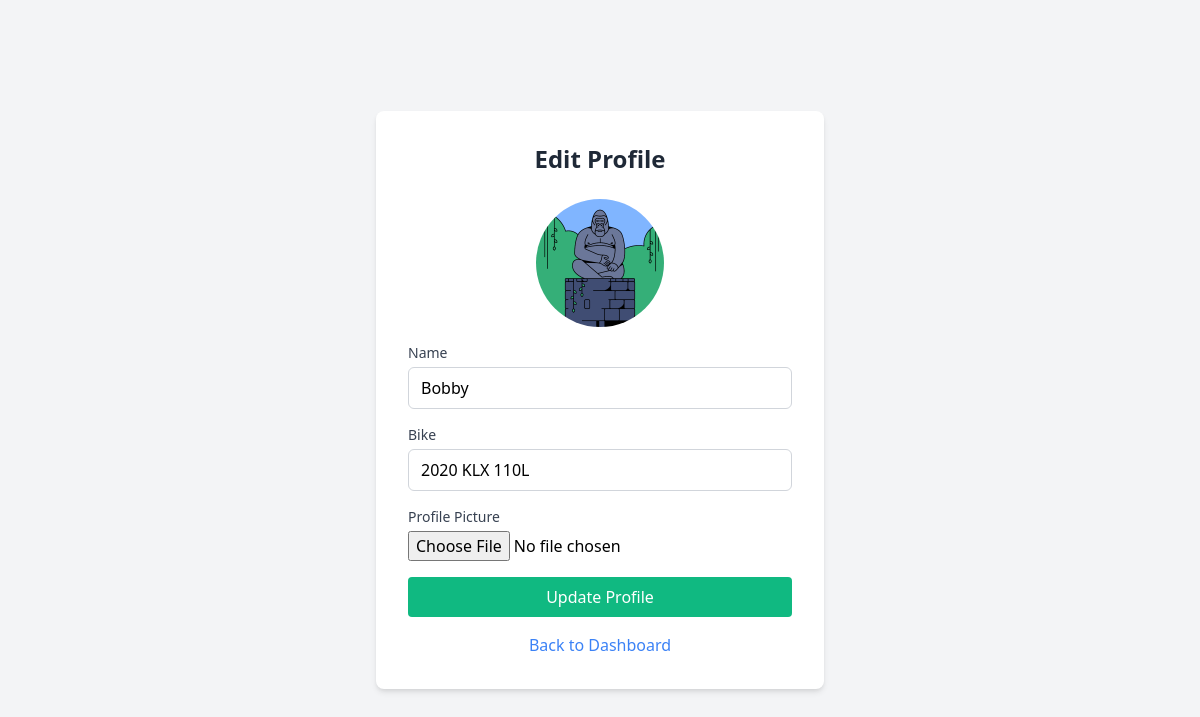
Screenshot of /profile (signed in) with the database file from the repository.
### tables this page shows
CREATE TABLE riders (
                id INTEGER PRIMARY KEY AUTOINCREMENT,
                user_id INTEGER,
                name TEXT NOT NULL,
                profile_pic TEXT,
                bike TEXT,
                best_lap TEXT,
                FOREIGN KEY (user_id) REFERENCES users(id)
            );

### routes.py (the view)
@routes.route('/profile')
def profile():
    if not current_user.is_authenticated:
        return redirect(url_for('routes.login'))
    user_id = current_user.id
    rider = get_rider_by_user_id(user_id)
    return render_template('edit_profile.html', rider=rider)

### app.py (called while the page is built)
@login_manager.user_loader
def load_user(user_id):
    return User.get(user_id)

### db.py (called while the page is built)
def get_connection():
    conn = sqlite3.connect(DB_NAME)
    conn.row_factory = sqlite3.Row
    return conn

def get_rider_by_user_id(user_id):
    conn = get_connection()
    cursor = conn.cursor()
    cursor.execute(
        "SELECT * FROM riders WHERE user_id = ?",
        (user_id,)
    )
    return cursor.fetchone()

### user.py (called while the page is built)
def get_connection():
    conn = sqlite3.connect(DB_NAME)
    conn.row_factory = sqlite3.Row
    return conn

    @staticmethod
    def get(user_id):
        with get_connection() as conn:
            cursor = conn.cursor()
            cursor.execute("SELECT * FROM users WHERE id = ?", (user_id,))
            row = cursor.fetchone()
            if row:
                return User(row["id"], row["username"], row["password"])
            return None

### templates/edit_profile.html (shortened to what this page needs)
<!DOCTYPE html>
<html lang="en">
<head>
  <link href="https://cdn.jsdelivr.net/npm/tailwindcss@2.2.19/dist/tailwind.min.css" rel="stylesheet">
</head>
<body class="bg-gray-100 min-h-screen flex items-center justify-center px-4">
  <div class="bg-white shadow-md rounded-lg p-8 w-full max-w-md text-center">
    <h2 class="text-2xl font-bold text-gray-800 mb-6">Edit Profile</h2>
    {% if rider.profile_pic %}
      <img src="{{ url_for('static', filename=rider.profile_pic) }}" alt="Profile Picture" class="w-32 h-32 object-cover mx-auto rounded-full mb-4">
    {% else %}
      <img src="static/profile_pics/sampleUser.jpg" alt="Profile Picture" class="w-32 h-32 object-cover mx-auto rounded-full mb-4">
    {% endif %}
    <form action="/update_profile" method="POST" enctype="multipart/form-data" class="space-y-4 text-left">
      <div>
        <label class="block text-sm font-medium text-gray-700">Name</label>
        <input type="text" name="name" value="{{ rider.name }}" required class="w-full mt-1 px-3 py-2 border border-gray-300 rounded-md focus:outline-none focus:ring focus:ring-blue-200">
      </div>
      <div>
        <label class="block text-sm font-medium text-gray-700">Bike</label>
        <input type="text" name="bike" value="{{ rider.bike }}" class="w-full mt-1 px-3 py-2 border border-gray-300 rounded-md focus:outline-none focus:ring focus:ring-blue-200">
      </div>
      <div>
        <label class="block text-sm font-medium text-gray-700">Profile Picture</label>
        <input type="file" name="profile_pic" class="w-full mt-1">
      </div>
      <button type="submit" class="w-full bg-green-500 text-white py-2 rounded hover:bg-green-600 transition">Update Profile</button>
    </form>
    <a href="/dashboard" class="block mt-4 text-blue-500 hover:underline">Back to Dashboard</a>
  </div>
</body>
</html>

### rows the page displays
riders: profile_pic (picture), name "Bobby", bike "2020 KLX 110L"
